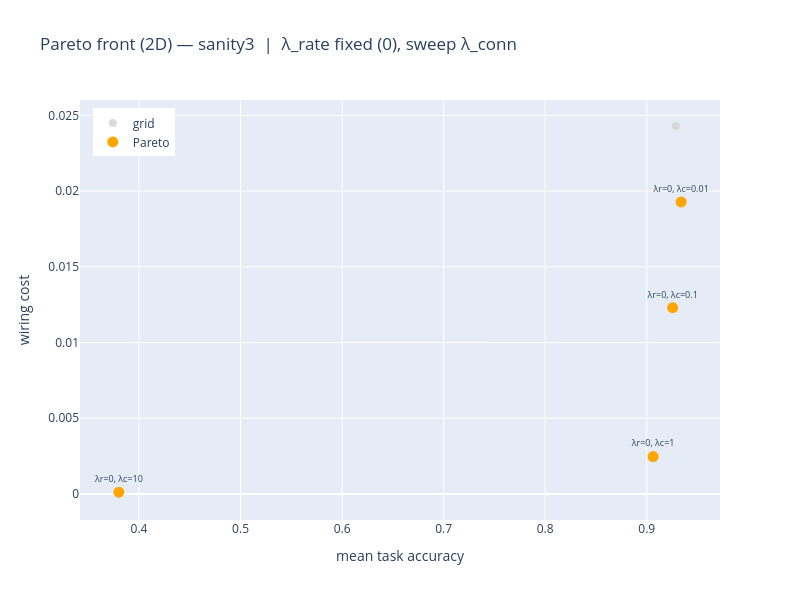

The notebook cell saved with this chart:
### Code cell
import plotly.graph_objects as go

pareto = df["is_pareto"].astype(bool)

def hover_text(sub):
    return [
        f"λ_rate={r.lambda_rate:.4g}<br>"
        f"λ_conn={r.lambda_connectivity:.4g}<br>"
        f"acc={r.mean_acc:.3f}  min={getattr(r, 'min_task_acc', float('nan')):.3f}<br>"
        f"task={r.task_loss:.4f}<br>"
        f"meta={r.metabolic_cost:.4f}<br>"
        f"wire={r.wiring_cost:.4f}"
        for r in sub.itertuples()
    ]

grid = df.loc[~pareto]
front = df.loc[pareto]
battery = meta.get("task_battery", "")

if len(pareto_objectives) == 2:
    xcol, ycol = pareto_objectives
    if sweep_mode == "connectivity":
        sweep_label = (
            f"λ_rate fixed ({df['lambda_rate'].iloc[0]:.4g}), sweep λ_conn"
        )
    else:
        sweep_label = (
            f"λ_conn fixed ({df['lambda_connectivity'].iloc[0]:.4g}), sweep λ_rate"
        )
    fig = go.Figure()
    fig.add_trace(
        go.Scatter(
            x=grid[xcol],
            y=grid[ycol],
            mode="markers",
            name="grid",
            marker=dict(size=8, color="lightgray", opacity=0.85),
            text=hover_text(grid),
            hoverinfo="text",
        )
    )
    fig.add_trace(
        go.Scatter(
            x=front[xcol],
            y=front[ycol],
            mode="markers+text",
            name="Pareto",
            marker=dict(size=11, color="orange"),
            text=[
                f"λr={r.lambda_rate:.3g}, λc={r.lambda_connectivity:.3g}"
                for r in front.itertuples()
            ],
            textposition="top center",
            textfont=dict(size=9),
            hovertext=hover_text(front),
            hoverinfo="text",
        )
    )
    fig.update_layout(
        title=f"Pareto front (2D) — {battery}  |  {sweep_label}",
        xaxis_title=OBJECTIVE_LABELS[xcol],
        yaxis_title=OBJECTIVE_LABELS[ycol],
        width=800,
        height=600,
        legend=dict(x=0.02, y=0.98),
    )
else:
    x3, y3, z3 = pareto_objectives
    fig = go.Figure()
    fig.add_trace(
        go.Scatter3d(
            x=grid[x3],
            y=grid[y3],
            z=grid[z3],
            mode="markers",
            name="grid",
            marker=dict(size=5, color="lightgray", opacity=0.85),
            text=hover_text(grid),
            hoverinfo="text",
        )
    )
    fig.add_trace(
        go.Scatter3d(
            x=front[x3],
            y=front[y3],
            z=front[z3],
            mode="markers+text",
            name="Pareto",
            marker=dict(size=8, color="orange"),
            text=[f"({r.lambda_rate:.3g}, {r.lambda_connectivity:.3g})" for r in front.itertuples()],
            textposition="top center",
            textfont=dict(size=10),
            hovertext=hover_text(front),
            hoverinfo="text",
        )
    )
    fig.update_layout(
        title=f"Pareto front (3D) — {battery} ({len(df)} runs)",
        scene=dict(
            xaxis_title=OBJECTIVE_LABELS[x3],
            yaxis_title=OBJECTIVE_LABELS[y3],
            zaxis_title=OBJECTIVE_LABELS[z3],
            aspectmode="cube",
        ),
        width=900,
        height=700,
        legend=dict(x=0.02, y=0.98),
    )

fig.show()

### Figure 1 — Plotly figure (JSON) as saved in the notebook; plotly's stock layout.template omitted (floating-point values rounded to 4 significant figures)
{"data": [{"hoverinfo": "text", "marker": {"color": "lightgray", "opacity": 0.85, "size": 8}, "mode": "markers", "name": "grid", "text": ["λ_rate=0<br>λ_conn=0.001<br>acc=0.929  min=0.817<br>task=0.0298<br>meta=2.0772<br>wire=0.0243"], "type": "scatter", "x": [0.9286], "y": [0.0243]}, {"hoverinfo": "text", "hovertext": ["λ_rate=0<br>λ_conn=0.01<br>acc=0.934  min=0.827<br>task=0.0302<br>meta=2.0403<br>wire=0.0193", "λ_rate=0<br>λ_conn=0.1<br>acc=0.926  min=0.808<br>task=0.0307<br>meta=2.0160<br>wire=0.0123", "λ_rate=0<br>λ_conn=1<br>acc=0.906  min=0.741<br>task=0.0354<br>meta=1.2404<br>wire=0.0025", "λ_rate=0<br>λ_conn=10<br>acc=0.380  min=0.252<br>task=0.0641<br>meta=0.3119<br>wire=0.0001"], "marker": {"color": "orange", "size": 11}, "mode": "markers+text", "name": "Pareto", "text": ["λr=0, λc=0.01", "λr=0, λc=0.1", "λr=0, λc=1", "λr=0, λc=10"], "textfont": {"size": 9}, "textposition": "top center", "type": "scatter", "x": [0.9339, 0.9255, 0.9062, 0.3802], "y": [0.01928, 0.0123, 0.002469, 0.0001204]}], "layout": {"height": 600, "legend": {"x": 0.02, "y": 0.98}, "title": {"text": "Pareto front (2D) — sanity3  |  λ_rate fixed (0), sweep λ_conn"}, "width": 800, "xaxis": {"title": {"text": "mean task accuracy"}}, "yaxis": {"title": {"text": "wiring cost"}}}}
